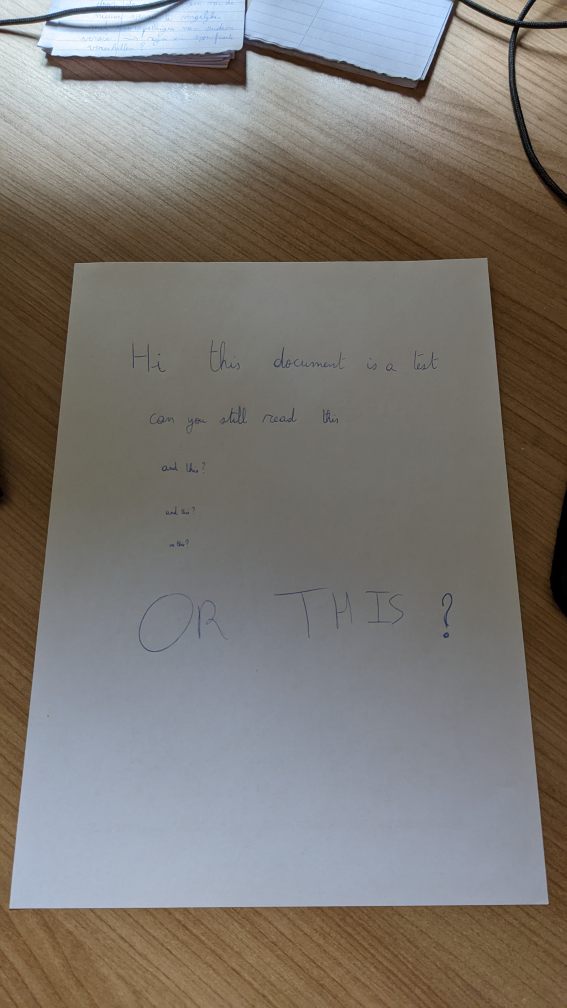
#> input picture document_scanner/images/example.jpg, 2268 x 4032 px (shown at 1/4 size)
$ python document_scanner.py
#> lines starting #> are read from the running program, lines starting #| are printed output that depends on the picture; after the words box and inside, x2 and y2 are one past the last pixel; in counts of white or black regions, pixels touching at a corner belong together
### document_scanner/document_transform.py
import numpy as np
import cv2

"""
Implementation of some helper functions for our document scanner

- Point ordering gives a consistent ordering of the four corners of a rectangle
- Document transform is the main functionality that we need, transforming the image so we get a nice view of the document
"""

def point_ordering(points):
    rectangle = np.zeros((4, 2), dtype = "float32")
    # Sum the x and y coordinates of each point
    summed = points.sum(axis = 1)
    # Highest sum is the top-left point and the smallest sum is the bottom-right one
    rectangle[0] = points[np.argmin(summed)]
    rectangle[2] = points[np.argmax(summed)]

	# Determine the difference in coordinates of each point
    difference = np.diff(points, axis = 1)
    # The largest difference will be the bottom-left, while the smallest will be top-right
    rectangle[1] = points[np.argmin(difference)]
    rectangle[3] = points[np.argmax(difference)]
	# return the ordered coordinates
    return rectangle


def document_transform(image, points):
	# Make a consistent ordering of the points
	rectangle = point_ordering(points)
	(tl, tr, br, bl) = rectangle

	# New width will be the largest width of the rectangle
	bottom_width = np.sqrt(((br[0] - bl[0]) ** 2) + ((br[1] - bl[1]) ** 2))
	top_width = np.sqrt(((tr[0] - tl[0]) ** 2) + ((tr[1] - tl[1]) ** 2))
	new_width = max(int(bottom_width), int(top_width))

	# Do the same fo the height
	right_height = np.sqrt(((tr[0] - br[0]) ** 2) + ((tr[1] - br[1]) ** 2))
	left_height = np.sqrt(((tl[0] - bl[0]) ** 2) + ((tl[1] - bl[1]) ** 2))
	new_height = max(int(right_height), int(left_height))

	# Use new width and height to determine the destination points of the rectangle
	destination = np.array([
		[0, 0],
		[new_width - 1, 0],
		[new_width - 1, new_height - 1],
		[0, new_height - 1]], dtype = "float32")

	# Use opencv to determine the transformation matrix and then warp the image with this matrix
	T = cv2.getPerspectiveTransform(rectangle, destination)
	warped = cv2.warpPerspective(image, T, (new_width, new_height))
	return warped

### document_scanner/document_scanner.py
import argparse
import logging
import os

import cv2
from skimage.filters import threshold_local

from document_transform import document_transform

# Example image to be used as default
IMAGE_PATH = "images/example.jpg"

if __name__ == "__main__":
    # Logging config
    logging.basicConfig(level=logging.INFO)

    # Argument parsing
    parser = argparse.ArgumentParser(
        prog = "document_canner",
        description = "A script that takes a picture of a document and transforms it as if you would have scanned the document.")
    parser.add_argument("-i", "--image", default=IMAGE_PATH, dest="image_path", help="Image of the document to be scanned.")
    parser.add_argument("-r", "--recolor", default=False, dest="recolor", action=argparse.BooleanOptionalAction, help="Turn on or off recoloring of the scanned document.")
    parser.add_argument("-s", "--show_steps", default=False, dest="show", action=argparse.BooleanOptionalAction, help="Show the different steps taken by the scanner.")
    args = parser.parse_args()

    if not os.path.exists(args.image_path):
        logging.error(f"Image {args.image_path} not found.")
        exit(-1)

    # Load in the image and keep a copy
    image = cv2.imread(args.image_path)
#> image is the input picture: shape (4032, 2268, 3); mean B, G, R 114.1, 119.5, 124.2
    orig = image.copy()

    # Resize
    ratio = image.shape[0] / 750.0
#> ratio = 5.38
    width = int(image.shape[1] / ratio)
#> width = 421
    height = int(image.shape[0] / ratio)
#> height = 750
    image = cv2.resize(image, (width, height))
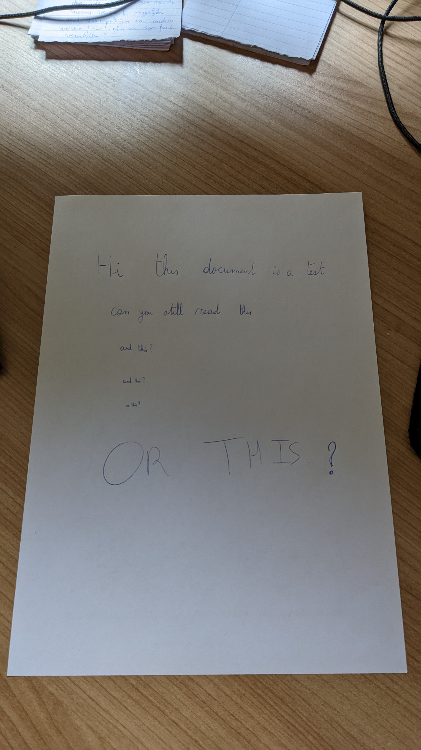
#> image: shape (750, 421, 3); mean B, G, R 114, 119.4, 124.1

    # Turn into grayscale and apply the canny edge detector
    gray = cv2.cvtColor(image, cv2.COLOR_BGR2GRAY)
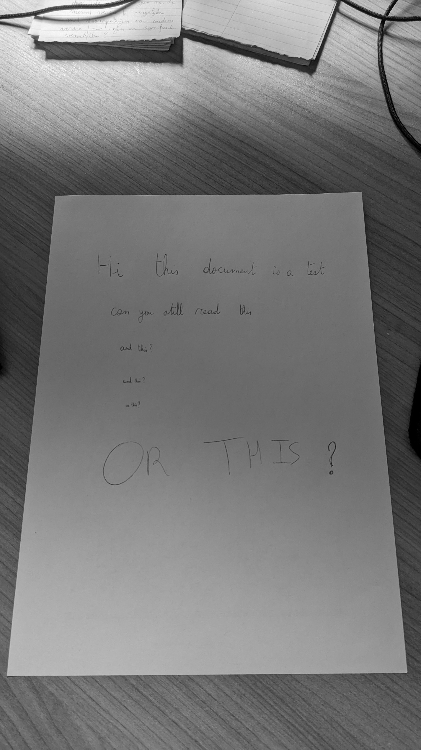
#> gray: shape (750, 421); min 0, max 253, mean 120.2
    gray = cv2.GaussianBlur(gray, (5, 5), 0)
    edged = cv2.Canny(gray, 75, 200)
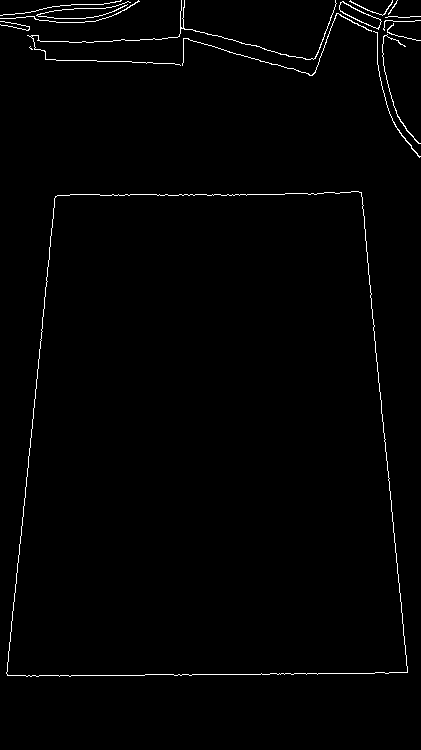
#> edged: shape (750, 421); 1.2% white in thin lines or dots

    # Find contours in the detected edges
    contours, _ = cv2.findContours(edged.copy(), cv2.RETR_LIST, cv2.CHAIN_APPROX_SIMPLE)
#> contours = 19 contours, 11 with area under 20; largest, box (x1, y1, x2, y2) and area: (6, 191, 408, 677) 169596, (6, 191, 408, 677) 169594, (339, 1, 382, 30) 416, (339, 1, 382, 29) 387, (27, 0, 337, 66) 32, (182, 13, 372, 76) 31, (382, 34, 421, 144) 29, (373, 31, 421, 158) 26
    contours = sorted(contours, key = cv2.contourArea, reverse = True)[:5]
#> contours = 5 contours; box (x1, y1, x2, y2) and area: (6, 191, 408, 677) 169596, (6, 191, 408, 677) 169594, (339, 1, 382, 30) 416, (339, 1, 382, 29) 387, (27, 0, 337, 66) 32

    if len(contours) == 0:
        logging.warning("No contours found in the image. Use the show_steps argument to get a better understanding of why your document is not being detected.")
        if args.show:
            cv2.imshow("Image", image)
            cv2.imshow("Edges", edged)
            cv2.waitKey(0)
            cv2.destroyAllWindows()
        exit(0)

    document_contour = None
    # Now let's check the contours to see if we can find the document
    for contour in contours:
        # Make an approximation of this contour
        peri = cv2.arcLength(contour, True)
        approximate_contour = cv2.approxPolyDP(contour, 0.02 * peri, True)

        # As a simplified rule of thumb we can say that if the contour has four corners, we have found the document
        if len(approximate_contour) == 4:
            document_contour = approximate_contour
            break
#> this loop made 1 pass
#> (peri, document_contour) on pass 1: (1744.9, [[361, 192], [55, 196], [7, 675], [407, 672]])

    if document_contour is None:
        logging.warning("Document not found in the image. Use the show_steps argument to get a better understanding of why your document is not being detected.")
        if args.show:
            cv2.imshow("Image", image)
            cv2.imshow("Edges", edged)
            cv2.drawContours(image, [document_contour], -1, (0, 255, 0), 2)
            cv2.imshow("Outline", image)
            cv2.waitKey(0)
            cv2.destroyAllWindows()
        exit(0)

    warped = document_transform(orig, document_contour.reshape(4, 2) * ratio)
#> in point_ordering, `summed = points.sum(axis = 1)`: summed = [2972.9, 1349.4, 3666.4, 5800.7]
#> in point_ordering, `difference = np.diff(points, axis = 1)`: difference = [-908.5, 758, 3591.2, 1424.6]
#> in document_transform, `rectangle = point_ordering(points)`: rectangle = [[295.7, 1053.7], [1940.7, 1032.2], [2188, 3612.7], [37.63, 3628.8]]
#> in document_transform, `(tl, tr, br, bl) = rectangle`: tl = [295.7, 1053.7]; tr = [1940.7, 1032.2]; br = [2188, 3612.7]; bl = [37.63, 3628.8]
#> in document_transform, `bottom_width = np.sqrt(((br[0] - bl[0]) ** 2) + ((br[1] - bl[1]) ** 2))`: bottom_width = 2150.5
#> in document_transform, `top_width = np.sqrt(((tr[0] - tl[0]) ** 2) + ((tr[1] - tl[1]) ** 2))`: top_width = 1645.2
#> in document_transform, `new_width = max(int(bottom_width), int(top_width))`: new_width = 2150
#> in document_transform, `right_height = np.sqrt(((tr[0] - br[0]) ** 2) + ((tr[1] - br[1]) ** 2))`: right_height = 2592.3
#> in document_transform, `left_height = np.sqrt(((tl[0] - bl[0]) ** 2) + ((tl[1] - bl[1]) ** 2))`: left_height = 2588
#> in document_transform, `new_height = max(int(right_height), int(left_height))`: new_height = 2592
#> in document_transform, `destination = np.array([ [0, 0], [new_width - 1, 0], [new_width - 1, n..`: destination = [[0, 0], [2149, 0], [2149, 2591], [0, 2591]]
#> in document_transform, `T = cv2.getPerspectiveTransform(rectangle, destination)`: T = [[1.5, 0.151, -603.3], [0.0197, 1.51, -1594.4], [4.27e-06, 0.000137, 1]]
#> in document_transform, `warped = cv2.warpPerspective(image, T, (new_width, new_height))`:
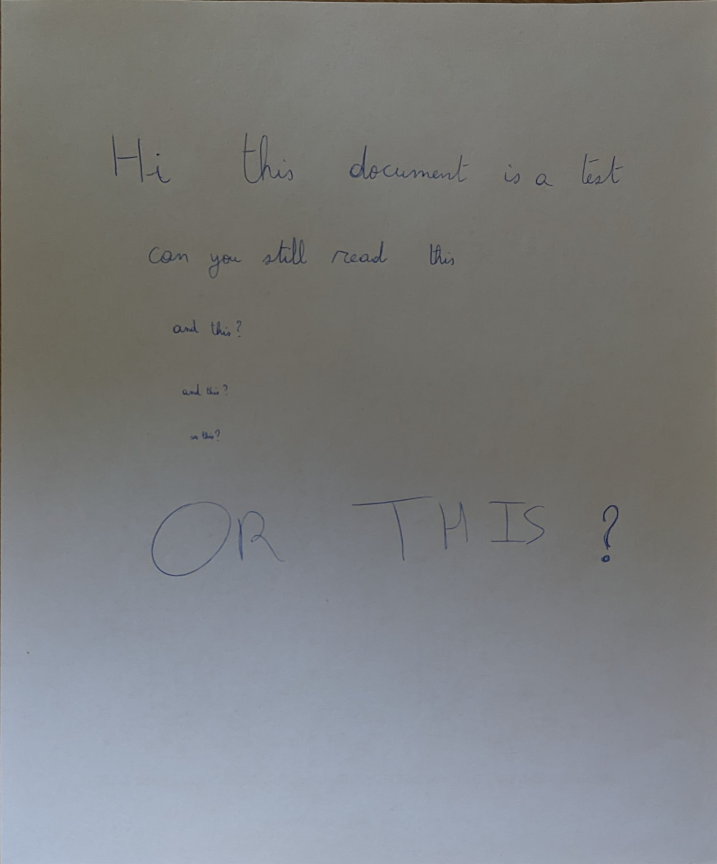
#> warped: shape (2592, 2150, 3) (shown at 1/3 size); mean B, G, R 127.7, 126.7, 125
    ratio = warped.shape[0] / 750.0
#> ratio = 3.46
    width = int(warped.shape[1] / ratio)
#> width = 622
    height = int(warped.shape[0] / ratio)
    warped = cv2.resize(warped, (width, height))
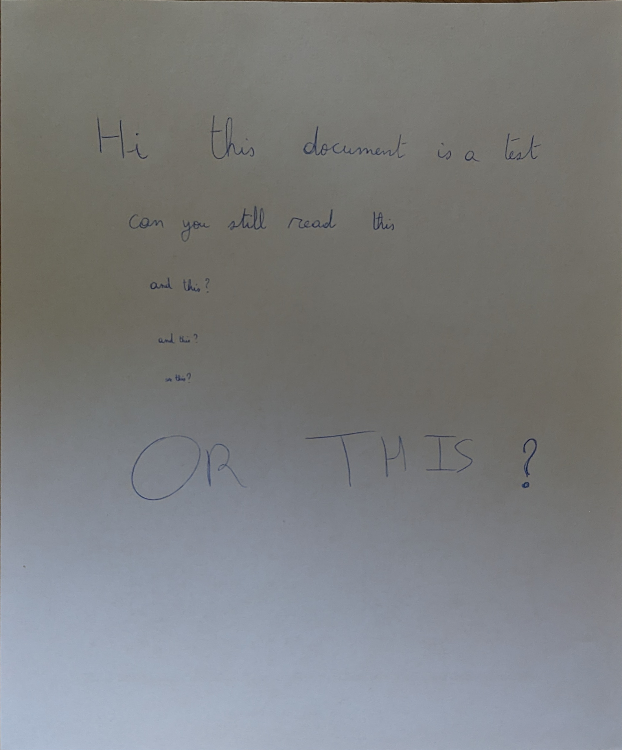
#> warped: shape (750, 622, 3); mean B, G, R 127.6, 126.6, 124.9
    result = warped

    if args.recolor:
        # As a final step we can also recolor the warped image to have an even clearer scan
        warped = cv2.cvtColor(warped, cv2.COLOR_BGR2GRAY)
        thresholds = threshold_local(warped, 11, offset = 10, method = "gaussian")
        recolored = (warped > thresholds).astype("uint8") * 255
        result = recolored

    if args.show:
        # Show the different steps of the process
        cv2.imshow("Image", image)
        cv2.imshow("Edges", edged)
        cv2.drawContours(image, [document_contour], -1, (0, 255, 0), 2)
        cv2.imshow("Outline", image)
        cv2.imshow("Warped", warped)
        if args.recolor:
            cv2.imshow("Recolored", recolored)
    else:
        cv2.imshow("Document", result)

    cv2.waitKey(0)
    cv2.destroyAllWindows()
